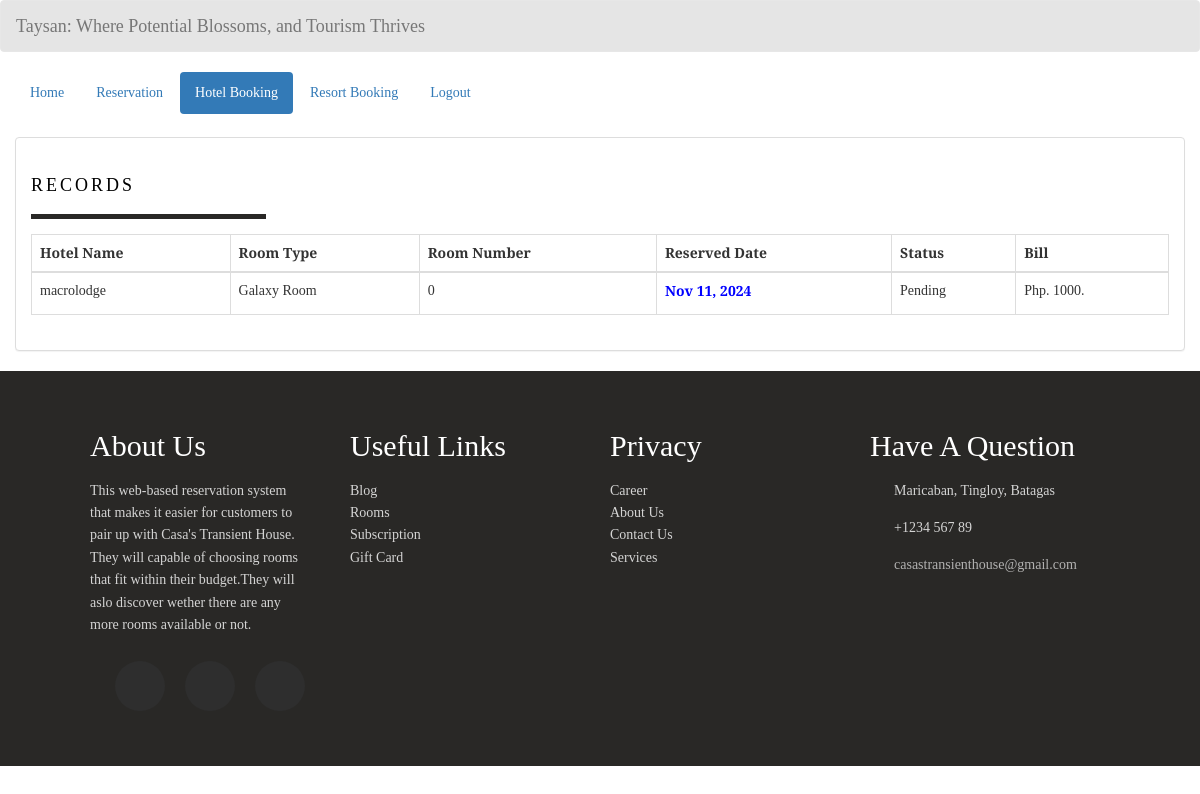
/records.php?id=32, run on the app's committed database.
### tables this page shows
CREATE TABLE `transaction` (
  `transaction_id` int(11) NOT NULL,
  `id` varchar(11) NOT NULL,
  `guest_id` int(11) NOT NULL,
  `room_id` int(11) NOT NULL,
  `hotel_name` varchar(200) NOT NULL,
  `room_number` int(5) NOT NULL,
  `status` varchar(20) NOT NULL,
  `days` int(2) NOT NULL,
  `checkin` date NOT NULL,
  `checkin_time` time NOT NULL,
  `checkout` date NOT NULL,
  `checkout_time` time NOT NULL,
  `bill` varchar(10) NOT NULL
);

CREATE TABLE `room` (
  `room_id` int(11) NOT NULL,
  `hotel_name` varchar(200) NOT NULL,
  `room_type` varchar(50) NOT NULL,
  `room_number` varchar(100) NOT NULL,
  `price` varchar(11) NOT NULL,
  `descr` varchar(200) NOT NULL,
  `photo` varchar(100) NOT NULL
);

### records.php (the view, shortened to what this page needs)
<!DOCTYPE html>
<?php
require_once 'connection/connect.php';
?>
<html lang = "en">
	<head>
		<link rel = "stylesheet" type = "text/css" href = "css/bootstrap.css " />
		<link rel = "stylesheet" type = "text/css" href = "css/style.css" />
		<link rel="stylesheet"  type="text/css" href="css/home_user.css">
	</head>
<body>
	<nav style = "background-color:rgba(0, 0, 0, 0.1);" class = "navbar navbar-default">
		<div  class = "container-fluid">
			<div class = "navbar-header">
            <a class = "navbar-brand" >Taysan: Where Potential Blossoms, and Tourism Thrives</a>
			</div>
		</div>
	</nav>
	<div class = "container-fluid">
    <ul class = "nav nav-pills">
        <?php
            $id = isset($_GET['id']) ? $_GET['id'] : null;
            ?>
            <li><a href="home_user.php?id=<?php echo $id; ?>">Home</a></li>
			<li><a href="reservation.php?id=<?php echo $id; ?>">Reservation</a></li>
            <li class = "active"><a href="records.php?id=<?php echo $id; ?>">Hotel Booking</a></li>
            <li><a href="records_resort.php?id=<?php echo $id; ?>">Resort Booking</a></li>
			<li><a href = "login_user.php">Logout</a></li>
		</ul>
	</div>
	<br />
	<div class = "container-fluid">
		<div class = "panel panel-default">
			<div class = "panel-body">
                <div class="title">
                    <h4 style="color: black;">Records</h4>
                </div>
				<table id = "table" class = "table table-bordered">
					<thead>
						<tr>
                            <th>Hotel Name</th>
							<th>Room Type</th>
                            <th>Room Number</th>
							<th>Reserved Date</th>
							<th>Status</th>
                            <th>Bill</th>
						</tr>
					</thead>
					<tbody>
                    <?php
                        if ($conn) {
                            $id = isset($_GET['id']) ? intval($_GET['id']) : 0;
                            if ($id > 0) {
                                $query = $conn->prepare(
                                    "SELECT * FROM `transaction`
                                     NATURAL JOIN `guest`
                                     NATURAL JOIN `room`
                                     WHERE `status` = 'Pending' AND `id` = ?"
                                );
                                $query->bind_param("i", $id);
                                $query->execute();
                                $result = $query->get_result();
                                if ($result->num_rows > 0) {
                                    while ($fetch = $result->fetch_assoc()) {
                                        ?>
                                        <tr>
                                            <td><?php echo htmlspecialchars($fetch['hotel_name']); ?></td>
                                            <td><?php echo htmlspecialchars($fetch['room_type']); ?></td>
                                            <td><?php echo htmlspecialchars($fetch['room_number']); ?></td>
                                            <td><strong>
                                                <?php
                                               if ($fetch['checkin'] <= date("Y-m-d", strtotime("+8 HOURS"))) {
                                                echo "<label style='color:#0000ff;'>" . date("M d, Y", strtotime($fetch['checkin'])) . "</label>";
                                            } else {
                                                echo "<label style='color:#0000FF;'>" . date("M d, Y", strtotime($fetch['checkin'])) . "</label>";
                                            }
                                                ?>
                                            </strong></td>
                                            <td><?php echo htmlspecialchars($fetch['status']); ?></td>
                                            <td><?php echo htmlspecialchars($fetch['bill']); ?></td>
                                        </tr>
                                        <?php
                                    }
                                } else {
                                    echo "<tr><td colspan='5'>No records found</td></tr>";
                                }
                            } else {
                                echo "<tr><td colspan='5'>Invalid ID provided</td></tr>";
                            }
                        } else {
                            echo "<tr><td colspan='5'>Database connection error</td></tr>";
                        }
                        ?>
					</tbody>
				</table>
			</div>
		</div>
	</div>
     <footer class = "footer">
            <div class = "footer-container">
                <div>
                    <h2>About Us </h2>
                    <p>This web-based reservation system that makes it easier for customers to pair up with Casa's Transient House.
						They will capable of choosing rooms that fit within their budget.They will aslo discover wether there are any more rooms available or not.
					</p>
                    <ul class = "social-icons">
                        <li class = "flex">
                        </li>
                        <li class = "flex">
                        </li>
                        <li class = "flex">
                        </li>
                    </ul>
                </div>
                <div>
                    <h2>Useful Links</h2>
                    <a href = "#">Blog</a>
                    <a href = "#">Rooms</a>
                    <a href = "#">Subscription</a>
                    <a href = "#">Gift Card</a>
                </div>
                <div>
                    <h2>Privacy</h2>
                    <a href = "#">Career</a>
                    <a href = "#">About Us</a>
                    <a href = "#">Contact Us</a>
                    <a href = "#">Services</a>
                </div>
                <div>
                    <h2>Have A Question</h2>
                    <div class = "contact-item">
                        <span>
                             Maricaban, Tingloy, Batagas
                        </span>
                    </div>
                    <div class = "contact-item">
                        <span>
                            +1234 567 89
                        </span>
                    </div>
                    <div class = "contact-item">
                        <span>
                        <a href = "https://mail.google.com/mail/u/3/#inbox">casastransienthouse@gmail.com</a>
                        </span>
                    </div>
                </div>
            </div>
        </footer>
    </body>
</html>

### css/home_user.css (style rules this page uses)
:root { --transition: all 0.7s ease; --yellow: #f9d342; --dark: #292826; }
* { box-sizing: border-box; padding: 0; margin: 0; font-family: 'Playfair Display', serif; }
html { scroll-behavior: smooth; }
body { line-height: 1.6; }
.flex { display: flex; flex-direction: column; justify-content: center; align-items: center; }
h1, h2, h3, h4, h5, h6 { padding: 8px 0; }
.title { text-transform: uppercase; letter-spacing: 3px; font-size: 30px; color: orangered; border-bottom: 5px solid var(--dark); width: 235px; margin: 15px 0; }
.footer { background: var(--dark); color: #fff; text-align: center; }
.footer-container { width: 85vw; margin: 0 auto; padding: 30px 0; }
.footer-container p, .footer-container a, .footer-container span { opacity: 0.8; }
.footer a { display: block; color: #fff; text-decoration: none; }
.social-icons { list-style: none; display: flex; justify-content: center; padding: 15px 0; }
.social-icons li { margin: 0 10px; width: 50px; height: 50px; background: #2e2e2e; border-radius: 50%; transition: var(--transition); cursor: pointer; }
.contact-item span { display: block; }
@media (min-width: 900px) { .footer-container { display: grid; grid-template-columns: repeat(2, 1fr); grid-gap: 20px; } }
@media (min-width: 1170px) { .footer { text-align: left; } }
@media (min-width: 1170px) { .footer-container { grid-template-columns: repeat(4, 1fr); } }
@media (min-width: 1170px) { .footer-container div:nth-child(1) p { padding-right: 20px; } }
@media (min-width: 1170px) { .contact-item { display: grid; grid-template-columns: 10% 90%; margin-bottom: 15px; align-items: center; } }

### data on the page
transaction: hotel_name "macrolodge", room.room_type "Galaxy Room", room_number "0", checkin "Nov 11, 2024", status "Pending", bill "Php. 1000."
